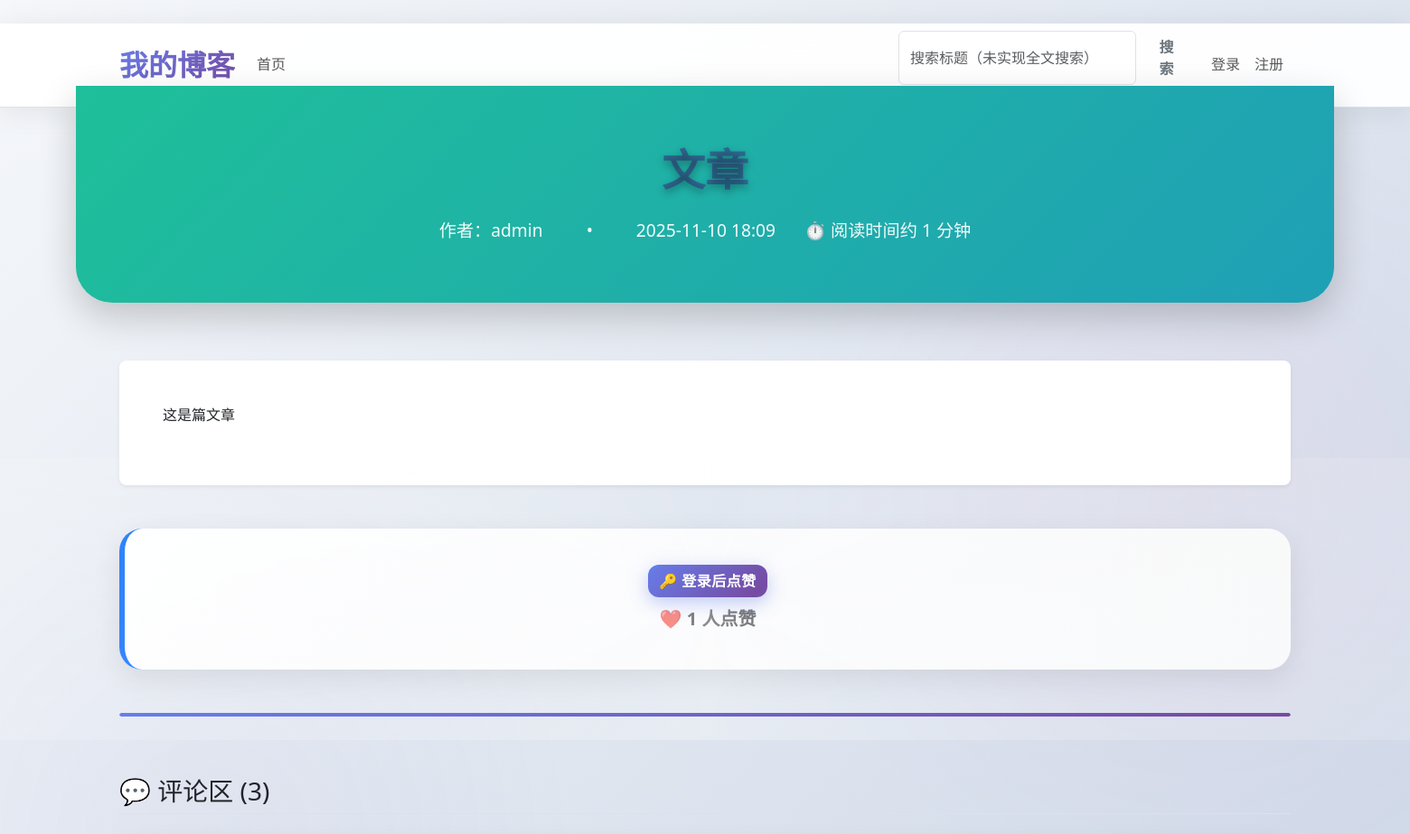
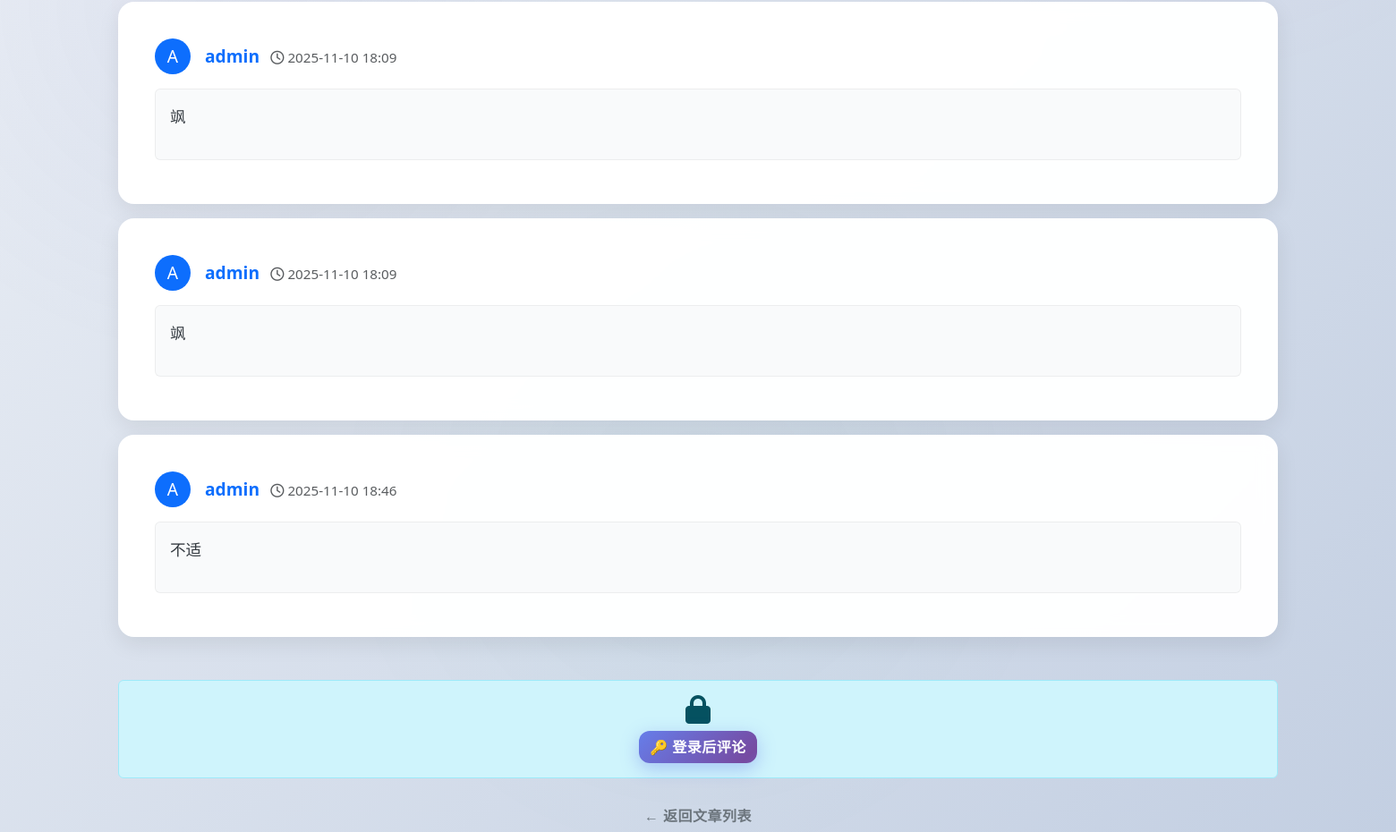
/wenzhang/, run on the app's committed database (2 pictures, top to bottom).
### blog/models.py (models this page shows, shortened)
class Post(models.Model):
    author = models.ForeignKey(User, on_delete=models.CASCADE, related_name='posts')
    title = models.CharField(max_length=200)
    slug = models.SlugField(max_length=255, unique=True, blank=True)
    content = models.TextField()
    created_at = models.DateTimeField(auto_now_add=True)
    updated_at = models.DateTimeField(auto_now=True)
    published = models.BooleanField(default=True)
    published_date = models.DateTimeField(blank=True, null=True)
    class Meta:
        ordering = ['-created_at']

### comments/models.py (models this page shows, shortened)
class Comment(models.Model):
    post = models.ForeignKey(Post, on_delete=models.CASCADE, related_name='comments')
    user = models.ForeignKey(User, on_delete=models.CASCADE)
    parent = models.ForeignKey('self', null=True, blank=True, on_delete=models.CASCADE, related_name='replies')
    content = models.TextField()
    created_at = models.DateTimeField(auto_now_add=True)

### blog/views.py (the view)
# urls.py: path('<slug:slug>/', views.post_detail, name='post_detail'),
def post_detail(request, slug):
    post = get_object_or_404(Post, slug=slug)
    return render(request, 'blog/post_detail.html', {'post': post})

### templates/blog/post_detail.html (shortened to what this page needs)
﻿{% extends "base.html" %}
{% load static %}
{% block content %}
<div class="article-header text-center">
    <h1 class="article-title">{{ post.title }}</h1>
    <div class="article-meta">
        <span>作者：{{ post.author }}</span>
        <span class="mx-3">•</span>
        <span>{{ post.created_at|date:"Y-m-d H:i" }}</span>
    </div>
</div>
<article class="bg-white rounded-3 shadow-sm p-4 p-md-5">
    <div class="article-content">
        {{ post.content|linebreaks }}
    </div>
</article>
<div class="like-section text-center">
    {% if user.is_authenticated %}
        <form action="{% url 'comments:toggle_like' slug=post.slug %}" method="post" class="like-form d-inline-block">
            {% csrf_token %}
            <input type="hidden" name="slug" value="{{ post.slug }}">
            {% if user in post.likes.all %}
                <button type="submit" class="like-btn btn btn-danger">
                    ❤️ 取消点赞
                </button>
            {% else %}
                <button type="submit" class="like-btn btn btn-primary">
                    🤍 点赞
                </button>
            {% endif %}
        </form>
    {% else %}
        <a href="{% url 'accounts:login' %}?next={{ request.path }}" class="btn btn-primary">
            🔑 登录后点赞
        </a>
    {% endif %}
    <div class="like-count mt-2 fs-5 fw-bold text-muted">
        ❤️ {{ post.likes.count }} 人点赞
    </div>
</div>
<div class="reading-progress mb-4">
    <div class="progress" style="height: 4px;">
        <div class="progress-bar" role="progressbar" style="width: 0%; background: linear-gradient(135deg, #667eea, #764ba2);"></div>
    </div>
</div>
<div class="comments-section">
    <h3 class="mb-4 pb-2 border-bottom">💬 评论区 ({{ post.comments.count }})</h3>
    {% include "comments/_list.html" with comments=post.comments.all %}
    {% include "comments/form.html" %}
</div>
<div class="text-center mt-4">
    <a href="{% url 'blog:post_list' %}" class="btn btn-outline-secondary">
        ← 返回文章列表
    </a>
</div>
{% endblock %}

### templates/comments/_list.html (shortened to what this page needs)
<div class="comments-list">
    {% if comments %}
        {% for comment in comments %}
            <div class="comment-card card mb-3" id="comment-{{ comment.id }}">
                <div class="card-body">
                    <div class="comment-header d-flex justify-content-between align-items-center mb-3">
                        <div class="d-flex align-items-center">
                            <div class="user-avatar me-3">
                                <div class="bg-primary text-white rounded-circle d-flex align-items-center justify-content-center"
                                     style="width: 40px; height: 40px; font-size: 1.2rem;">
                                    {{ comment.user.username|first|upper }}
                                </div>
                            </div>
                            <div>
                                <span class="comment-author fw-bold text-primary">{{ comment.user.username }}</span>
                                <span class="comment-time text-muted ms-2 small">
                                    <i class="far fa-clock me-1"></i>{{ comment.created_at|date:"Y-m-d H:i" }}
                                </span>
                            </div>
                        </div>
                    </div>
                    <div class="comment-content bg-light rounded p-3 mb-2">
                        {{ comment.content|linebreaks }}
                    </div>
                </div>
            </div>
        {% endfor %}
    {% endif %}
</div>

### templates/base.html (style rules this page uses)
:root { --primary-gradient: linear-gradient(135deg, #667eea 0%, #764ba2 100%); --success-gradient: linear-gradient(135deg, #20c997 0%, #17a2b8 100%); --shadow-primary: 0 10px 30px rgba(102, 126, 234, 0.3); --shadow-large: 0 25px 50px rgba(0,0,0,0.15); }

### data on the page
Post: title "文章", author "admin", created_at "2025-11-10 18:09", content "这是篇文章", likes.count "1", comments.count "3"
Comment: user.username|first "A", user.username "admin", created_at "2025-11-10 18:09", content "飒"
Comment: user.username|first "A", user.username "admin", created_at "2025-11-10 18:09", content "飒"
Comment: user.username|first "A", user.username "admin", created_at "2025-11-10 18:46", content "不适"
